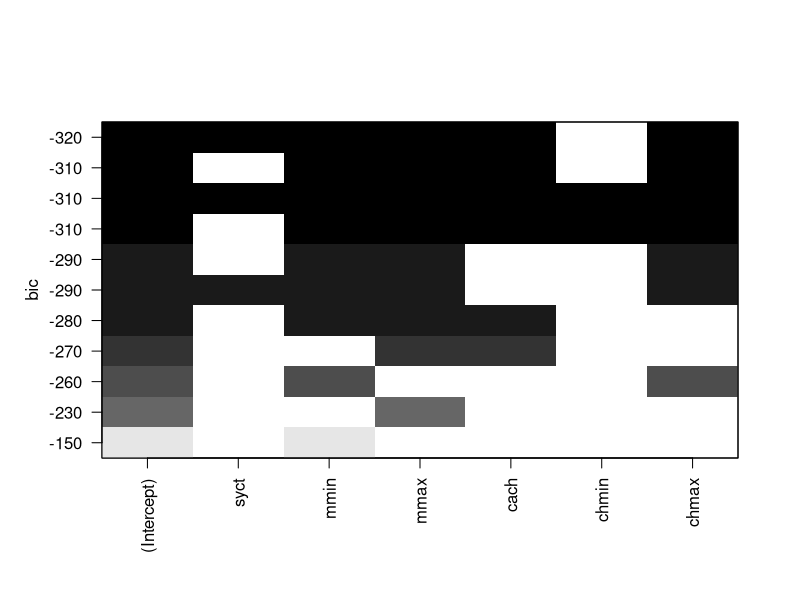
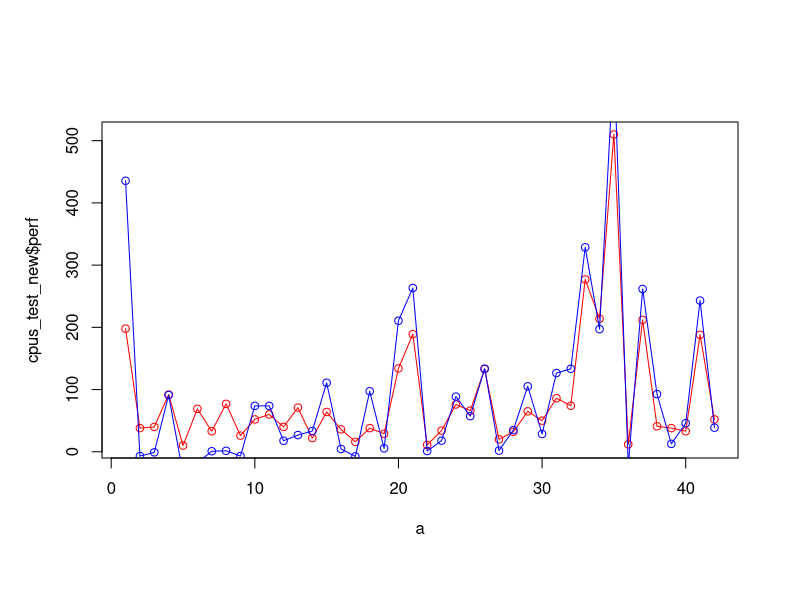

Write the R code that produced these figures, in order.
#==============CPU Performance=============
library(MASS)
library(leaps)
library(tidyr)
data(cpus)
str(cpus)

sample_index <- sample(nrow(cpus),nrow(cpus)*0.80)
cpus_train <- cpus[sample_index,]
cpus_test  <- cpus[-sample_index,]

#=====6.1=======
subset_result <- regsubsets(perf~syct+mmin+mmax+cach+chmin+chmax, 
                            data=cpus_train, nbest= 2)
plot(subset_result, scale="bic")
summary(subset_result)

#======6.2=====
model1 <- lm(perf~syct+mmin+mmax+cach+chmax, data = cpus_train)
summary(model1)
pre <- predict(model1, cpus_test)
a <- seq(1,42,1)
cpus_test_new <- as.data.frame(cpus_test)
#====实际值===
plot(a,cpus_test_new$perf,col = 'red')
lines(a,cpus_test_new$perf, col = 'red')
#===预测值===
points(pre,col = 'blue')
lines(pre,col = 'blue')

#===计算平均偏差==
mean(cpus_test_new$perf - pre)
